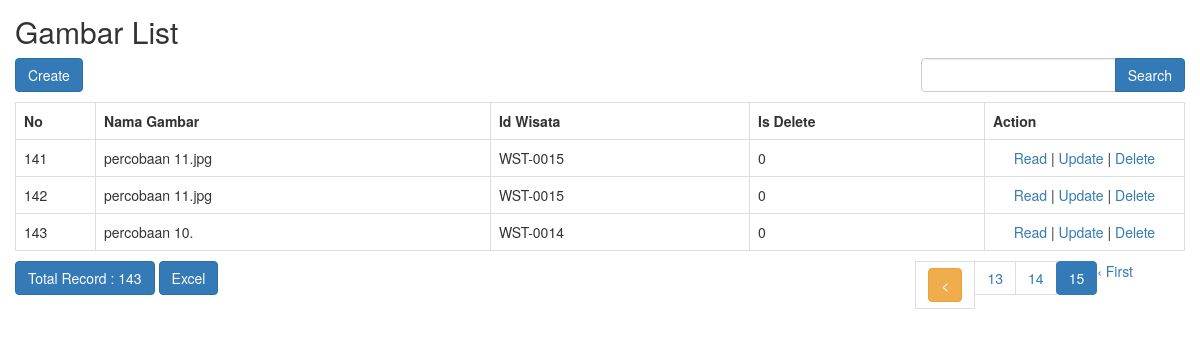
Screenshot of /gambar/index.html?start=140 with the database file from the repository.
### tables this page shows
CREATE TABLE `gambar` (
  `id_gambar` int(11) NOT NULL,
  `nama_gambar` varchar(255) DEFAULT NULL,
  `id_wisata` varchar(255) NOT NULL,
  `is_delete` enum('0','1') NOT NULL
);

### application/controllers/Gambar.php (called while the page is built, shortened)
<?php
class Gambar extends CI_Controller
{
    function __construct()
    {
        $this->load->model('Gambar_model');
        $this->load->library('form_validation');
    }
    public function index()
    {
        $q = urldecode($this->input->get('q', TRUE));
        $start = intval($this->input->get('start'));
        if ($q <> '') {
            $config['base_url'] = base_url() . 'gambar/index.html?q=' . urlencode($q);
            $config['first_url'] = base_url() . 'gambar/index.html?q=' . urlencode($q);
        } else {
            $config['base_url'] = base_url() . 'gambar/index.html';
            $config['first_url'] = base_url() . 'gambar/index.html';
        }
        $config['per_page'] = 10;
        $config['page_query_string'] = TRUE;
        $config['total_rows'] = $this->Gambar_model->total_rows($q);
        $gambar = $this->Gambar_model->get_limit_data($config['per_page'], $start, $q);
        $this->load->library('pagination');
        $this->pagination->initialize($config);
        $data = array(
            'gambar_data' => $gambar,
            'q' => $q,
            'pagination' => $this->pagination->create_links(),
            'total_rows' => $config['total_rows'],
            'start' => $start,
        );
        $this->load->view('gambar/gambar_list', $data);
    }
}

### index.php (called while the page is built, shortened)
<?php
require_once BASEPATH.'core/CodeIgniter.php';

### application/config/config.php (called while the page is built, shortened)
<?php
$config['base_url'] = 'http://localhost/KurilingBandung/';
$config['index_page'] = '';
$config['uri_protocol']	= 'REQUEST_URI';
$config['url_suffix'] = '.html';
$config['language']	= 'english';
$config['charset'] = 'UTF-8';
$config['enable_hooks'] = FALSE;
$config['subclass_prefix'] = 'MY_';
$config['composer_autoload'] = FALSE;
$config['permitted_uri_chars'] = 'a-z 0-9~%.:_\-';
$config['enable_query_strings'] = FALSE;
$config['controller_trigger'] = 'c';
$config['function_trigger'] = 'm';
$config['directory_trigger'] = 'd';
$config['allow_get_array'] = TRUE;
$config['log_threshold'] = 0;
$config['log_path'] = '';
$config['log_file_extension'] = '';
$config['log_file_permissions'] = 0644;
$config['log_date_format'] = 'Y-m-d H:i:s';
$config['error_views_path'] = '';
$config['cache_path'] = '';
$config['cache_query_string'] = FALSE;
$config['encryption_key'] = 'kjashdkjaskjhduihoas978978as9udhujahksdh98';
$config['sess_driver'] = 'files';
$config['sess_cookie_name'] = 'ci_session';
$config['sess_expiration'] = 7200;
$config['sess_save_path'] = NULL;
$config['sess_match_ip'] = FALSE;
$config['sess_time_to_update'] = 300;
$config['sess_regenerate_destroy'] = FALSE;
$config['cookie_prefix']	= '';
$config['cookie_domain']	= '';
$config['cookie_path']		= '/';
$config['cookie_secure']	= FALSE;
$config['cookie_httponly'] 	= FALSE;
$config['standardize_newlines'] = FALSE;
$config['global_xss_filtering'] = FALSE;
$config['csrf_protection'] = FALSE;
$config['csrf_token_name'] = 'csrf_test_name';
$config['csrf_cookie_name'] = 'csrf_cookie_name';
$config['csrf_expire'] = 7200;
$config['csrf_regenerate'] = TRUE;
$config['csrf_exclude_uris'] = array();
$config['compress_output'] = FALSE;
$config['time_reference'] = 'local';
$config['rewrite_short_tags'] = FALSE;
$config['proxy_ips'] = '';

### application/models/Gambar_model.php (called while the page is built, shortened)
<?php
class Gambar_model extends CI_Model
{
    public $table = 'gambar';
    public $id = 'id_gambar';
    public $order = 'DESC';
    function total_rows($q = NULL) {
        $this->db->like('id_gambar', $q);
	$this->db->or_like('nama_gambar', $q);
	$this->db->or_like('id_wisata', $q);
	$this->db->or_like('is_delete', $q);
	$this->db->from($this->table);
        return $this->db->count_all_results();
    }
    function get_limit_data($limit, $start = 0, $q = NULL) {
        $this->db->order_by($this->id, $this->order);
        $this->db->like('id_gambar', $q);
	$this->db->or_like('nama_gambar', $q);
	$this->db->or_like('id_wisata', $q);
	$this->db->or_like('is_delete', $q);
	$this->db->limit($limit, $start);
        return $this->db->get($this->table)->result();
    }
}

### application/views/gambar/gambar_list.php (the view, shortened to what this page needs)
<!doctype html>
<html>
    <head>
        <link rel="stylesheet" href="<?php echo base_url('assets/bootstrap/css/bootstrap.min.css') ?>"/>
    </head>
    <body>
        <h2 style="margin-top:0px">Gambar List</h2>
        <div class="row" style="margin-bottom: 10px">
            <div class="col-md-4">
                <?php echo anchor(site_url('gambar/create'),'Create', 'class="btn btn-primary"'); ?>
            </div>
            <div class="col-md-4 text-center">
            </div>
            <div class="col-md-1 text-right">
            </div>
            <div class="col-md-3 text-right">
                <form action="<?php echo site_url('gambar/index'); ?>" class="form-inline" method="get">
                    <div class="input-group">
                        <input type="text" class="form-control" name="q" value="<?php echo $q; ?>">
                        <span class="input-group-btn">
                          <button class="btn btn-primary" type="submit">Search</button>
                        </span>
                    </div>
                </form>
            </div>
        </div>
        <table class="table table-bordered" style="margin-bottom: 10px">
            <tr>
                <th>No</th>
		<th>Nama Gambar</th>
		<th>Id Wisata</th>
		<th>Is Delete</th>
		<th>Action</th>
            </tr><?php
            foreach ($gambar_data as $gambar)
            {
                ?>
                <tr>
			<td width="80px"><?php echo ++$start ?></td>
			<td><?php echo $gambar->nama_gambar ?></td>
			<td><?php echo $gambar->id_wisata ?></td>
			<td><?php echo $gambar->is_delete ?></td>
			<td style="text-align:center" width="200px">
				<?php
				echo anchor(site_url('gambar/read/'.$gambar->id_gambar),'Read');
				echo ' | ';
				echo anchor(site_url('gambar/update/'.$gambar->id_gambar),'Update');
				echo ' | ';
				echo anchor(site_url('gambar/delete/'.$gambar->id_gambar),'Delete','onclick="javasciprt: return confirm(\'Are You Sure ?\')"');
				?>
			</td>
		</tr>
                <?php
            }
            ?>
        </table>
        <div class="row">
            <div class="col-md-6">
                <a href="#" class="btn btn-primary">Total Record : <?php echo $total_rows ?></a>
		<?php echo anchor(site_url('gambar/excel'), 'Excel', 'class="btn btn-primary"'); ?>
	    </div>
            <div class="col-md-6 text-right">
                <?php echo $pagination ?>
            </div>
        </div>
    </body>
</html>

### application/views/gambar/gambar_list.php (style rules this page uses)
body { padding: 15px; }

### rows the page displays
gambar: nama_gambar "percobaan 11.jpg", id_wisata "WST-0015", is_delete "0", id_gambar "Read", id_gambar "Update", id_gambar "Delete"
gambar: nama_gambar "percobaan 11.jpg", id_wisata "WST-0015", is_delete "0", id_gambar "Read", id_gambar "Update", id_gambar "Delete"
gambar: nama_gambar "percobaan 10.", id_wisata "WST-0014", is_delete "0", id_gambar "Read", id_gambar "Update", id_gambar "Delete"

### other values shown
anchor(site_url('gambar/create'),'Create', 'class="btn btn-primary"') "Create"
$total_rows "143"
anchor(site_url('gambar/excel'), 'Excel', 'class="btn btn-primary"') "Excel"
$pagination "‹ First 13 14 15"
